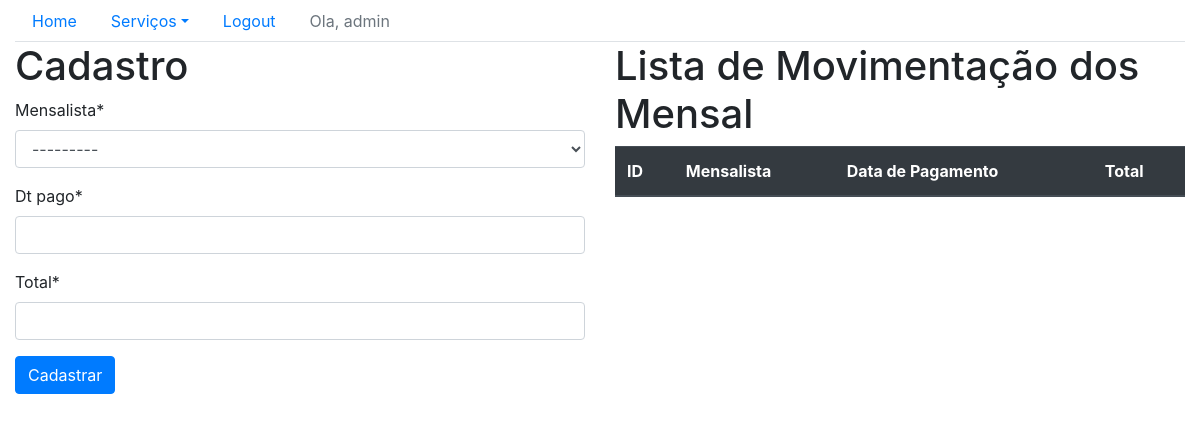
The page /sistema/mov-mensal (signed in) on the database as committed earlier.
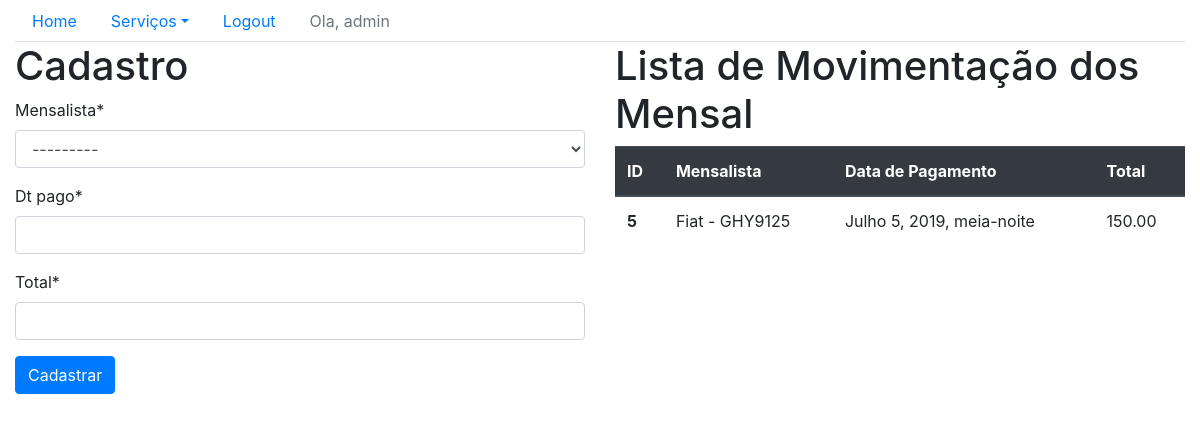
The same page on the database as committed later.
### core/models.py (models this page shows, shortened)
class MovMensalista(models.Model):
    mensalista = models.ForeignKey("Mensalista", on_delete=models.CASCADE)
    dt_pago = models.DateTimeField()
    total = models.DecimalField(max_digits=6, decimal_places=2)

class Mensalista(models.Model):
    veiculo = models.ForeignKey("Veiculo", on_delete=models.CASCADE)
    inicio = models.DateTimeField()
    valor_mes  = models.DecimalField(max_digits=6, decimal_places=2)
    def __str__(self):
        return str(self.veiculo) + ' - ' + str(self.inicio)

class Veiculo(models.Model):
    marca = models.ForeignKey('Marca', on_delete=models.CASCADE)
    placa = models.CharField(max_length=7)
    proprietario = models.ForeignKey('Pessoa', on_delete=models.CASCADE)
    cor = models.CharField(max_length=15)
    observacoes = models.TextField()
    def __str__(self):
        return self.marca.nome + ' - ' + self.placa

class Marca(models.Model):
    nome = models.CharField(max_length=50)

### core/views.py (the view)
# urls.py: path('mov-mensal', lista_movmensalistas, name='core_lista_movpessoas'),
@login_required
def lista_movmensalistas(request):
    mov_mensalistas = MovMensalista.objects.all()
    form = MovMensalistaForm()
    data = {'mov_mensalistas': mov_mensalistas,  'form': form}
    return render(request, 'core/lista_mov_mensalistas.html', data)

### core/forms.py
class MovMensalistaForm(ModelForm):
    class Meta:
        model = MovMensalista
        fields = ('__all__')

### core/templates/core/lista_mov_mensalistas.html (shortened to what this page needs)
{% extends 'base.html'%}
{% load crispy_forms_tags %}
{% block main %}
    <div class="row">
        <div class="col-sm-6">
            <h1>Cadastro</h1>
            <form action="{%url 'core_movpessoas_novo'%}" method="post">
                {{form|crispy}}
                <button type="submit" class="btn btn-primary">Cadastrar</button>
            </form>
        </div>
        <div class="col-sm-6">
            <h1>Lista de Movimentação dos Mensal</h1>
            <table class="table table-hover">
                <thead class="thead-dark">
                    <tr>
                    <th scope="col">ID</th>
                    <th scope="col">Mensalista</th>
                    <th scope="col">Data de Pagamento</th>
                    <th scope="col">Total</th>
                    </tr>
                </thead>
                {% for mov_mensalista in mov_mensalistas %}
                     <tbody>
                        <tr class="table-row"data-href="{% url 'core_movpessoas_update' mov_mensalista.id %}">
                                <th scope="row">{{mov_mensalista.id}}</th>
                                <td>{{mov_mensalista.mensalista.veiculo}}</td>
                                <td>{{mov_mensalista.dt_pago}}</td>
                                <td>{{mov_mensalista.total}}</td>
                        </tr>
                    </tbody>
                {% endfor %}
            </table>
        </div>
    </div>
{% endblock main %}

Rows that differ between the two databases and show on the page:
added MovMensalista: id "5", mensalista.veiculo "Fiat - GHY9125", dt_pago "Julho 5, 2019, meia-noite", total "150.00"
